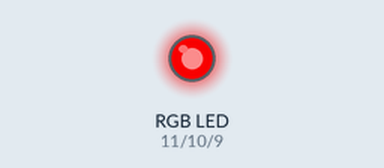
Recording of a sketch running on a simulated Arduino Uno, built with avr-gcc and run on an emulated ATmega328P. On the bench: an RGB LED mixed from three pins (HIGH = lit).

Above: at 0.1 s.
At 1.1 s:
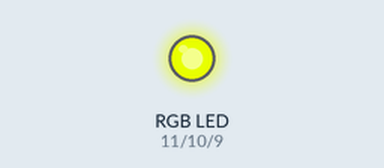
At 39.1 s:
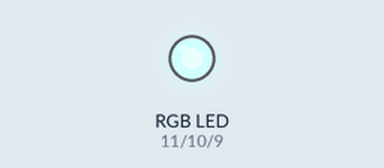
Timing chart, 0 to 40.0 s (numbered marks = the images above):
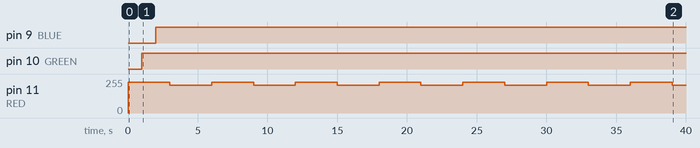

The sketch:

ex6.ino
```cpp
const int RED = 11;
const int GREEN = 10;
const int BLUE = 9;

const int intesity1 = 1000;
const int intesity2 = 2000;

void setup() {
  pinMode(RED, OUTPUT);
  pinMode(GREEN, OUTPUT);
  pinMode(BLUE, OUTPUT);
}

void loop() {
  analogWrite(RED, intesity1);
  delay(1000);
  analogWrite(GREEN, intesity1);
  delay(1000);
  analogWrite(BLUE, intesity1);
  delay(1000);
  analogWrite(RED, intesity2);
  delay(1000);
  analogWrite(GREEN, intesity2);
  delay(1000);
  analogWrite(BLUE, intesity2);
  delay(1000);
}
```

Measured:
- by itself, pin 9 (BLUE): LOW → HIGH at 2.0 s
- by itself, pin 10 (GREEN): LOW → HIGH at 1.0 s
- by itself, pin 11 (RED): alternates 232/255 for 3.0 s and 208/255 for 3.0 s
